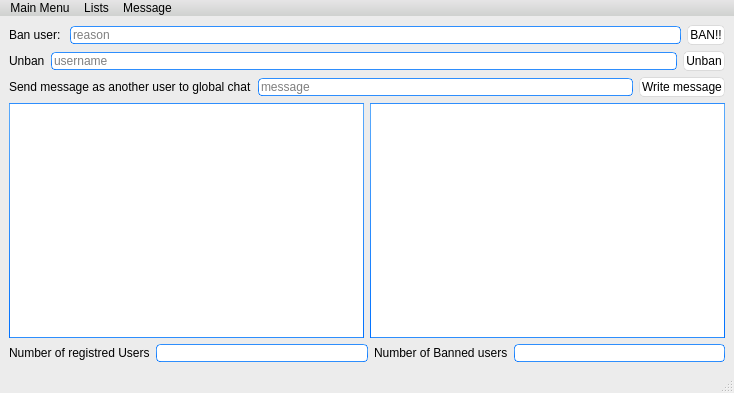
<?xml version="1.0" encoding="UTF-8"?>
<ui version="4.0">
 <class>MainWindow</class>
 <widget class="QMainWindow" name="MainWindow">
  <property name="geometry">
   <rect>
    <x>0</x>
    <y>0</y>
    <width>734</width>
    <height>393</height>
   </rect>
  </property>
  <property name="windowTitle">
   <string>MainWindow</string>
  </property>
  <property name="styleSheet">
   <string notr="true">QMainWindow {
	background-color:#ececec;
}
QTextEdit {
	border-width: 1px;
	border-style: solid;
	border-color: qlineargradient(spread:pad, x1:0.5, y1:1, x2:0.5, y2:0, stop:0 rgba(0, 113, 255, 255), stop:1 rgba(91, 171, 252, 255));
}
QPlainTextEdit {
	border-width: 1px;
	border-style: solid;
	border-color: qlineargradient(spread:pad, x1:0.5, y1:1, x2:0.5, y2:0, stop:0 rgba(0, 113, 255, 255), stop:1 rgba(91, 171, 252, 255));
}
QToolButton {
	border-style: solid;
	border-top-color: qlineargradient(spread:pad, x1:0.5, y1:1, x2:0.5, y2:0, stop:0 rgb(215, 215, 215), stop:1 rgb(222, 222, 222));
	border-right-color: qlineargradient(spread:pad, x1:0, y1:0.5, x2:1, y2:0.5, stop:0 rgb(217, 217, 217), stop:1 rgb(227, 227, 227));
	border-left-color: qlineargradient(spread:pad, x1:0, y1:0.5, x2:1, y2:0.5, stop:0 rgb(227, 227, 227), stop:1 rgb(217, 217, 217));
	border-bottom-color: qlineargradient(spread:pad, x1:0.5, y1:1, x2:0.5, y2:0, stop:0 rgb(215, 215, 215), stop:1 rgb(222, 222, 222));
	border-width: 1px;
	border-radius: 5px;
	color: rgb(0,0,0);
	padding: 2px;
	background-color: rgb(255,255,255);
}
QToolButton:hover{
	border-style: solid;
	border-top-color: qlineargradient(spread:pad, x1:0.5, y1:1, x2:0.5, y2:0, stop:0 rgb(195, 195, 195), stop:1 rgb(222, 222, 222));
	border-right-color: qlineargradient(spread:pad, x1:0, y1:0.5, x2:1, y2:0.5, stop:0 rgb(197, 197, 197), stop:1 rgb(227, 227, 227));
	border-left-color: qlineargradient(spread:pad, x1:0, y1:0.5, x2:1, y2:0.5, stop:0 rgb(227, 227, 227), stop:1 rgb(197, 197, 197));
	border-bottom-color: qlineargradient(spread:pad, x1:0.5, y1:1, x2:0.5, y2:0, stop:0 rgb(195, 195, 195), stop:1 rgb(222, 222, 222));
	border-width: 1px;
	border-radius: 5px;
	color: rgb(0,0,0);
	padding: 2px;
	background-color: rgb(255,255,255);
}
QToolButton:pressed{
	border-style: solid;
	border-top-color: qlineargradient(spread:pad, x1:0.5, y1:1, x2:0.5, y2:0, stop:0 rgb(215, 215, 215), stop:1 rgb(222, 222, 222));
	border-right-color: qlineargradient(spread:pad, x1:0, y1:0.5, x2:1, y2:0.5, stop:0 rgb(217, 217, 217), stop:1 rgb(227, 227, 227));
	border-left-color: qlineargradient(spread:pad, x1:0, y1:0.5, x2:1, y2:0.5, stop:0 rgb(227, 227, 227), stop:1 rgb(217, 217, 217));
	border-bottom-color: qlineargradient(spread:pad, x1:0.5, y1:1, x2:0.5, y2:0, stop:0 rgb(215, 215, 215), stop:1 rgb(222, 222, 222));
	border-width: 1px;
	border-radius: 5px;
	color: rgb(0,0,0);
	padding: 2px;
	background-color: rgb(142,142,142);
}
QPushButton{
	border-style: solid;
	border-top-color: qlineargradient(spread:pad, x1:0.5, y1:1, x2:0.5, y2:0, stop:0 rgb(215, 215, 215), stop:1 rgb(222, 222, 222));
	border-right-color: qlineargradient(spread:pad, x1:0, y1:0.5, x2:1, y2:0.5, stop:0 rgb(217, 217, 217), stop:1 rgb(227, 227, 227));
	border-left-color: qlineargradient(spread:pad, x1:0, y1:0.5, x2:1, y2:0.5, stop:0 rgb(227, 227, 227), stop:1 rgb(217, 217, 217));
	border-bottom-color: qlineargradient(spread:pad, x1:0.5, y1:1, x2:0.5, y2:0, stop:0 rgb(215, 215, 215), stop:1 rgb(222, 222, 222));
	border-width: 1px;
	border-radius: 5px;
	color: rgb(0,0,0);
	padding: 2px;
	background-color: rgb(255,255,255);
}
QPushButton::default{
	border-style: solid;
	border-top-color: qlineargradient(spread:pad, x1:0.5, y1:1, x2:0.5, y2:0, stop:0 rgb(215, 215, 215), stop:1 rgb(222, 222, 222));
	border-right-color: qlineargradient(spread:pad, x1:0, y1:0.5, x2:1, y2:0.5, stop:0 rgb(217, 217, 217), stop:1 rgb(227, 227, 227));
	border-left-color: qlineargradient(spread:pad, x1:0, y1:0.5, x2:1, y2:0.5, stop:0 rgb(227, 227, 227), stop:1 rgb(217, 217, 217));
	border-bottom-color: qlineargradient(spread:pad, x1:0.5, y1:1, x2:0.5, y2:0, stop:0 rgb(215, 215, 215), stop:1 rgb(222, 222, 222));
	border-width: 1px;
	border-radius: 5px;
	color: rgb(0,0,0);
	padding: 2px;
	background-color: rgb(255,255,255);
}
QPushButton:hover{
	border-style: solid;
	border-top-color: qlineargradient(spread:pad, x1:0.5, y1:1, x2:0.5, y2:0, stop:0 rgb(195, 195, 195), stop:1 rgb(222, 222, 222));
	border-right-color: qlineargradient(spread:pad, x1:0, y1:0.5, x2:1, y2:0.5, stop:0 rgb(197, 197, 197), stop:1 rgb(227, 227, 227));
	border-left-color: qlineargradient(spread:pad, x1:0, y1:0.5, x2:1, y2:0.5, stop:0 rgb(227, 227, 227), stop:1 rgb(197, 197, 197));
	border-bottom-color: qlineargradient(spread:pad, x1:0.5, y1:1, x2:0.5, y2:0, stop:0 rgb(195, 195, 195), stop:1 rgb(222, 222, 222));
	border-width: 1px;
	border-radius: 5px;
	color: rgb(0,0,0);
	padding: 2px;
	background-color: rgb(255,255,255);
}
QPushButton:pressed{
	border-style: solid;
	border-top-color: qlineargradient(spread:pad, x1:0.5, y1:1, x2:0.5, y2:0, stop:0 rgb(215, 215, 215), stop:1 rgb(222, 222, 222));
	border-right-color: qlineargradient(spread:pad, x1:0, y1:0.5, x2:1, y2:0.5, stop:0 rgb(217, 217, 217), stop:1 rgb(227, 227, 227));
	border-left-color: qlineargradient(spread:pad, x1:0, y1:0.5, x2:1, y2:0.5, stop:0 rgb(227, 227, 227), stop:1 rgb(217, 217, 217));
	border-bottom-color: qlineargradient(spread:pad, x1:0.5, y1:1, x2:0.5, y2:0, stop:0 rgb(215, 215, 215), stop:1 rgb(222, 222, 222));
	border-width: 1px;
	border-radius: 5px;
	color: rgb(0,0,0);
	padding: 2px;
	background-color: rgb(142,142,142);
}
QPushButton:disabled{
	border-style: solid;
	border-top-color: qlineargradient(spread:pad, x1:0.5, y1:1, x2:0.5, y2:0, stop:0 rgb(215, 215, 215), stop:1 rgb(222, 222, 222));
	border-right-color: qlineargradient(spread:pad, x1:0, y1:0.5, x2:1, y2:0.5, stop:0 rgb(217, 217, 217), stop:1 rgb(227, 227, 227));
	border-left-color: qlineargradient(spread:pad, x1:0, y1:0.5, x2:1, y2:0.5, stop:0 rgb(227, 227, 227), stop:1 rgb(217, 217, 217));
	border-bottom-color: qlineargradient(spread:pad, x1:0.5, y1:1, x2:0.5, y2:0, stop:0 rgb(215, 215, 215), stop:1 rgb(222, 222, 222));
	border-width: 1px;
	border-radius: 5px;
	color: #808086;
	padding: 2px;
	background-color: rgb(142,142,142);
}
QLineEdit {
	border-width: 1px; border-radius: 4px;
	border-style: solid;
	border-color: qlineargradient(spread:pad, x1:0.5, y1:1, x2:0.5, y2:0, stop:0 rgba(0, 113, 255, 255), stop:1 rgba(91, 171, 252, 255));
}
QLabel {
	color: #000000;
}
QLCDNumber {
	color: rgb(0, 113, 255, 255);
}
QProgressBar {
	text-align: center;
	color: rgb(240, 240, 240);
	border-width: 1px; 
	border-radius: 10px;
	border-color: rgb(230, 230, 230);
	border-style: solid;
	background-color:rgb(207,207,207);
}
QProgressBar::chunk {
	background-color: qlineargradient(spread:pad, x1:0.5, y1:1, x2:0.5, y2:0, stop:0 rgba(49, 147, 250, 255), stop:1 rgba(34, 142, 255, 255));
	border-radius: 10px;
}
QMenuBar {
	background-color: qlineargradient(spread:pad, x1:0.5, y1:1, x2:0.5, y2:0, stop:0 rgba(207, 209, 207, 255), stop:1 rgba(230, 229, 230, 255));
}
QMenuBar::item {
	color: #000000;
  	spacing: 3px;
  	padding: 1px 4px;
	background-color: qlineargradient(spread:pad, x1:0.5, y1:1, x2:0.5, y2:0, stop:0 rgba(207, 209, 207, 255), stop:1 rgba(230, 229, 230, 255));
}

QMenuBar::item:selected {
  	background-color: qlineargradient(spread:pad, x1:0.5, y1:1, x2:0.5, y2:0, stop:0 rgba(0, 113, 255, 255), stop:1 rgba(91, 171, 252, 255));
	color: #FFFFFF;
}
QMenu::item:selected {
	border-style: solid;
	border-top-color: transparent;
	border-right-color: transparent;
	border-left-color: qlineargradient(spread:pad, x1:0.5, y1:1, x2:0.5, y2:0, stop:0 rgba(0, 113, 255, 255), stop:1 rgba(91, 171, 252, 255));
	border-bottom-color: transparent;
	border-left-width: 2px;
	color: #000000;
	padding-left:15px;
	padding-top:4px;
	padding-bottom:4px;
	padding-right:7px;
}
QMenu::item {
	border-style: solid;
	border-top-color: transparent;
	border-right-color: transparent;
	border-left-color: transparent;
	border-bottom-color: transparent;
	border-bottom-width: 1px;
	color: #000000;
	padding-left:17px;
	padding-top:4px;
	padding-bottom:4px;
	padding-right:7px;
}
QTabWidget {
	color:rgb(0,0,0);
	background-color:#000000;
}
QTabWidget::pane {
		border-color: rgb(223,223,223);
		background-color:rgb(226,226,226);
		border-style: solid;
		border-width: 2px;
    	border-radius: 6px;
}
QTabBar::tab:first {
	border-style: solid;
	border-left-width:1px;
	border-right-width:0px;
	border-top-width:1px;
	border-bottom-width:1px;
	border-top-color: rgb(209,209,209);
	border-left-color: qlineargradient(spread:pad, x1:0.5, y1:1, x2:0.5, y2:0, stop:0 rgba(209, 209, 209, 209), stop:1 rgba(229, 229, 229, 229));
	border-bottom-color: rgb(229,229,229);
	border-top-left-radius: 4px;
	border-bottom-left-radius: 4px;
	color: #000000;
	padding: 3px;
	margin-left:0px;
	background-color: qlineargradient(spread:pad, x1:0.5, y1:1, x2:0.5, y2:0, stop:0 rgba(247, 247, 247, 255), stop:1 rgba(255, 255, 255, 255));
}
QTabBar::tab:last {
	border-style: solid;
	border-width:1px;
	border-top-color: rgb(209,209,209);
	border-left-color: qlineargradient(spread:pad, x1:0.5, y1:1, x2:0.5, y2:0, stop:0 rgba(209, 209, 209, 209), stop:1 rgba(229, 229, 229, 229));
	border-right-color: qlineargradient(spread:pad, x1:0.5, y1:1, x2:0.5, y2:0, stop:0 rgba(209, 209, 209, 209), stop:1 rgba(229, 229, 229, 229));
	border-bottom-color: rgb(229,229,229);
	border-top-right-radius: 4px;
	border-bottom-right-radius: 4px;
	color: #000000;
	padding: 3px;
	margin-left:0px;
	background-color: qlineargradient(spread:pad, x1:0.5, y1:1, x2:0.5, y2:0, stop:0 rgba(247, 247, 247, 255), stop:1 rgba(255, 255, 255, 255));
}
QTabBar::tab {
	border-style: solid;
	border-top-width:1px;
	border-bottom-width:1px;
	border-left-width:1px;
	border-top-color: rgb(209,209,209);
	border-left-color: qlineargradient(spread:pad, x1:0.5, y1:1, x2:0.5, y2:0, stop:0 rgba(209, 209, 209, 209), stop:1 rgba(229, 229, 229, 229));
	border-bottom-color: rgb(229,229,229);
	color: #000000;
	padding: 3px;
	margin-left:0px;
	background-color: qlineargradient(spread:pad, x1:0.5, y1:1, x2:0.5, y2:0, stop:0 rgba(247, 247, 247, 255), stop:1 rgba(255, 255, 255, 255));
}
QTabBar::tab:selected, QTabBar::tab:last:selected, QTabBar::tab:hover {
  	border-style: solid;
  	border-left-width:1px;
	border-right-color: transparent;
	border-top-color: rgb(209,209,209);
	border-left-color: qlineargradient(spread:pad, x1:0.5, y1:1, x2:0.5, y2:0, stop:0 rgba(209, 209, 209, 209), stop:1 rgba(229, 229, 229, 229));
	border-bottom-color: rgb(229,229,229);
	color: #FFFFFF;
	padding: 3px;
	margin-left:0px;
	background-color: qlineargradient(spread:pad, x1:0.5, y1:1, x2:0.5, y2:0, stop:0 rgba(0, 113, 255, 255), stop:1 rgba(91, 171, 252, 255));
}

QTabBar::tab:selected, QTabBar::tab:first:selected, QTabBar::tab:hover {
  	border-style: solid;
  	border-left-width:1px;
  	border-bottom-width:1px;
  	border-top-width:1px;
	border-right-color: transparent;
	border-top-color: rgb(209,209,209);
	border-left-color: qlineargradient(spread:pad, x1:0.5, y1:1, x2:0.5, y2:0, stop:0 rgba(209, 209, 209, 209), stop:1 rgba(229, 229, 229, 229));
	border-bottom-color: rgb(229,229,229);
	color: #FFFFFF;
	padding: 3px;
	margin-left:0px;
	background-color: qlineargradient(spread:pad, x1:0.5, y1:1, x2:0.5, y2:0, stop:0 rgba(0, 113, 255, 255), stop:1 rgba(91, 171, 252, 255));
}

QCheckBox {
	color: #000000;
	padding: 2px;
}
QCheckBox:disabled {
	color: #808086;
	padding: 2px;
}

QCheckBox:hover {
	border-radius:4px;
	border-style:solid;
	padding-left: 1px;
	padding-right: 1px;
	padding-bottom: 1px;
	padding-top: 1px;
	border-width:1px;
	border-color: transparent;
}
QCheckBox::indicator:checked {

	height: 10px;
	width: 10px;
	border-style:solid;
	border-width: 1px;
	border-color: qlineargradient(spread:pad, x1:0.5, y1:1, x2:0.5, y2:0, stop:0 rgba(0, 113, 255, 255), stop:1 rgba(91, 171, 252, 255));
	color: #000000;
	background-color: qlineargradient(spread:pad, x1:0.5, y1:1, x2:0.5, y2:0, stop:0 rgba(0, 113, 255, 255), stop:1 rgba(91, 171, 252, 255));
}
QCheckBox::indicator:unchecked {

	height: 10px;
	width: 10px;
	border-style:solid;
	border-width: 1px;
	border-color: qlineargradient(spread:pad, x1:0.5, y1:1, x2:0.5, y2:0, stop:0 rgba(0, 113, 255, 255), stop:1 rgba(91, 171, 252, 255));
	color: #000000;
}
QRadioButton {
	color: 000000;
	padding: 1px;
}
QRadioButton::indicator:checked {
	height: 10px;
	width: 10px;
	border-style:solid;
	border-radius:5px;
	border-width: 1px;
	border-color: qlineargradient(spread:pad, x1:0.5, y1:1, x2:0.5, y2:0, stop:0 rgba(0, 113, 255, 255), stop:1 rgba(91, 171, 252, 255));
	color: #a9b7c6;
	background-color: qlineargradient(spread:pad, x1:0.5, y1:1, x2:0.5, y2:0, stop:0 rgba(0, 113, 255, 255), stop:1 rgba(91, 171, 252, 255));
}
QRadioButton::indicator:!checked {
	height: 10px;
	width: 10px;
	border-style:solid;
	border-radius:5px;
	border-width: 1px;
	border-color: qlineargradient(spread:pad, x1:0.5, y1:1, x2:0.5, y2:0, stop:0 rgba(0, 113, 255, 255), stop:1 rgba(91, 171, 252, 255));
	color: #a9b7c6;
	background-color: transparent;
}
QStatusBar {
	color:#027f7f;
}
QSpinBox {
	border-style: solid;
	border-width: 1px;
	border-color: qlineargradient(spread:pad, x1:0.5, y1:1, x2:0.5, y2:0, stop:0 rgba(0, 113, 255, 255), stop:1 rgba(91, 171, 252, 255));
}
QDoubleSpinBox {
	border-style: solid;
	border-width: 1px;
	border-color: qlineargradient(spread:pad, x1:0.5, y1:1, x2:0.5, y2:0, stop:0 rgba(0, 113, 255, 255), stop:1 rgba(91, 171, 252, 255));
}
QTimeEdit {
	border-style: solid;
	border-width: 1px;
	border-color: qlineargradient(spread:pad, x1:0.5, y1:1, x2:0.5, y2:0, stop:0 rgba(0, 113, 255, 255), stop:1 rgba(91, 171, 252, 255));
}
QDateTimeEdit {
	border-style: solid;
	border-width: 1px;
	border-color: qlineargradient(spread:pad, x1:0.5, y1:1, x2:0.5, y2:0, stop:0 rgba(0, 113, 255, 255), stop:1 rgba(91, 171, 252, 255));
}
QDateEdit {
	border-style: solid;
	border-width: 1px;
	border-color: qlineargradient(spread:pad, x1:0.5, y1:1, x2:0.5, y2:0, stop:0 rgba(0, 113, 255, 255), stop:1 rgba(91, 171, 252, 255));
}

QToolBox {
	color: #a9b7c6;
	background-color:#000000;
}
QToolBox::tab {
	color: #a9b7c6;
	background-color:#000000;
}
QToolBox::tab:selected {
	color: #FFFFFF;
	background-color:#000000;
}
QScrollArea {
	color: #FFFFFF;
	background-color:#000000;
}
QSlider::groove:horizontal {
	height: 5px;
	background-color: qlineargradient(spread:pad, x1:0.5, y1:1, x2:0.5, y2:0, stop:0 rgba(49, 147, 250, 255), stop:1 rgba(34, 142, 255, 255));
}
QSlider::groove:vertical {
	width: 5px;
	background-color: qlineargradient(spread:pad, x1:0.5, y1:1, x2:0.5, y2:0, stop:0 rgba(49, 147, 250, 255), stop:1 rgba(34, 142, 255, 255));
}
QSlider::handle:horizontal {
	background: rgb(253,253,253);
	border-style: solid;
	border-width: 1px;
	border-color: rgb(207,207,207);
	width: 12px;
	margin: -5px 0;
	border-radius: 7px;
}
QSlider::handle:vertical {
	background: rgb(253,253,253);
	border-style: solid;
	border-width: 1px;
	border-color: rgb(207,207,207);
	height: 12px;
	margin: 0 -5px;
	border-radius: 7px;
}
QSlider::add-page:horizontal {
    background: rgb(181,181,181);
}
QSlider::add-page:vertical {
    background: rgb(181,181,181);
}
QSlider::sub-page:horizontal {
    background-color: qlineargradient(spread:pad, x1:0.5, y1:1, x2:0.5, y2:0, stop:0 rgba(49, 147, 250, 255), stop:1 rgba(34, 142, 255, 255));
}
QSlider::sub-page:vertical {
    background-color: qlineargradient(spread:pad, y1:0.5, x1:1, y2:0.5, x2:0, stop:0 rgba(49, 147, 250, 255), stop:1 rgba(34, 142, 255, 255));
}
QScrollBar:horizontal {
	max-height: 20px;
	border: 1px transparent grey;
	margin: 0px 20px 0px 20px;
}
QScrollBar:vertical {
	max-width: 20px;
	border: 1px transparent grey;
	margin: 20px 0px 20px 0px;
}
QScrollBar::handle:horizontal {
	background: rgb(253,253,253);
	border-style: solid;
	border-width: 1px;
	border-color: rgb(207,207,207);
	border-radius: 7px;
	min-width: 25px;
}
QScrollBar::handle:horizontal:hover {
	background: rgb(253,253,253);
	border-style: solid;
	border-width: 1px;
	border-color: rgb(147, 200, 200);
	border-radius: 7px;
	min-width: 25px;
}
QScrollBar::handle:vertical {
	background: rgb(253,253,253);
	border-style: solid;
	border-width: 1px;
	border-color: rgb(207,207,207);
	border-radius: 7px;
	min-height: 25px;
}
QScrollBar::handle:vertical:hover {
	background: rgb(253,253,253);
	border-style: solid;
	border-width: 1px;
	border-color: rgb(147, 200, 200);
	border-radius: 7px;
	min-height: 25px;
}
QScrollBar::add-line:horizontal {
   border: 2px transparent grey;
   border-top-right-radius: 7px;
   border-bottom-right-radius: 7px;
   background: rgba(34, 142, 255, 255);
   width: 20px;
   subcontrol-position: right;
   subcontrol-origin: margin;
}
QScrollBar::add-line:horizontal:pressed {
   border: 2px transparent grey;
   border-top-right-radius: 7px;
   border-bottom-right-radius: 7px;
   background: rgb(181,181,181);
   width: 20px;
   subcontrol-position: right;
   subcontrol-origin: margin;
}
QScrollBar::add-line:vertical {
   border: 2px transparent grey;
   border-bottom-left-radius: 7px;
   border-bottom-right-radius: 7px;
   background: rgba(34, 142, 255, 255);
   height: 20px;
   subcontrol-position: bottom;
   subcontrol-origin: margin;
}
QScrollBar::add-line:vertical:pressed {
   border: 2px transparent grey;
   border-bottom-left-radius: 7px;
   border-bottom-right-radius: 7px;
   background: rgb(181,181,181);
   height: 20px;
   subcontrol-position: bottom;
   subcontrol-origin: margin;
}
QScrollBar::sub-line:horizontal {
   border: 2px transparent grey;
   border-top-left-radius: 7px;
   border-bottom-left-radius: 7px;
   background: rgba(34, 142, 255, 255);
   width: 20px;
   subcontrol-position: left;
   subcontrol-origin: margin;
}
QScrollBar::sub-line:horizontal:pressed {
   border: 2px transparent grey;
   border-top-left-radius: 7px;
   border-bottom-left-radius: 7px;
   background: rgb(181,181,181);
   width: 20px;
   subcontrol-position: left;
   subcontrol-origin: margin;
}
QScrollBar::sub-line:vertical {
   border: 2px transparent grey;
   border-top-left-radius: 7px;
   border-top-right-radius: 7px;
   background: rgba(34, 142, 255, 255);
   height: 20px;
   subcontrol-position: top;
   subcontrol-origin: margin;
}
QScrollBar::sub-line:vertical:pressed {
   border: 2px transparent grey;
   border-top-left-radius: 7px;
   border-top-right-radius: 7px;
   background: rgb(181,181,181);
   height: 20px;
   subcontrol-position: top;
   subcontrol-origin: margin;
}
QScrollBar::left-arrow:horizontal {
   border: 1px transparent grey;
   border-top-left-radius: 3px;
   border-bottom-left-radius: 3px;
   width: 6px;
   height: 6px;
   background: white;
}
QScrollBar::right-arrow:horizontal {
   border: 1px transparent grey;
   border-top-right-radius: 3px;
   border-bottom-right-radius: 3px;
   width: 6px;
   height: 6px;
   background: white;
}
QScrollBar::up-arrow:vertical {
   border: 1px transparent grey;
   border-top-left-radius: 3px;
   border-top-right-radius: 3px;
   width: 6px;
   height: 6px;
   background: white;
}
QScrollBar::down-arrow:vertical {
   border: 1px transparent grey;
   border-bottom-left-radius: 3px;
   border-bottom-right-radius: 3px;
   width: 6px;
   height: 6px;
   background: white;
}
QScrollBar::add-page:horizontal, QScrollBar::sub-page:horizontal {
   background: none;
}
QScrollBar::add-page:vertical, QScrollBar::sub-page:vertical {
   background: none;
}</string>
  </property>
  <widget class="QWidget" name="centralwidget">
   <layout class="QVBoxLayout" name="verticalLayout">
    <item>
     <layout class="QHBoxLayout" name="horizontalLayout_2">
      <item>
       <widget class="QLabel" name="label">
        <property name="text">
         <string>Ban user: </string>
        </property>
       </widget>
      </item>
      <item>
       <widget class="QLineEdit" name="banEdit">
        <property name="placeholderText">
         <string>reason</string>
        </property>
       </widget>
      </item>
      <item>
       <widget class="QPushButton" name="banButton">
        <property name="text">
         <string>BAN!!</string>
        </property>
       </widget>
      </item>
     </layout>
    </item>
    <item>
     <layout class="QHBoxLayout" name="horizontalLayout_6">
      <item>
       <widget class="QLabel" name="label_2">
        <property name="text">
         <string>Unban</string>
        </property>
       </widget>
      </item>
      <item>
       <widget class="QLineEdit" name="unbanEdit">
        <property name="placeholderText">
         <string>username</string>
        </property>
       </widget>
      </item>
      <item>
       <widget class="QPushButton" name="unbanButton">
        <property name="text">
         <string>Unban</string>
        </property>
       </widget>
      </item>
     </layout>
    </item>
    <item>
     <layout class="QHBoxLayout" name="horizontalLayout_5">
      <item>
       <widget class="QLabel" name="label_4">
        <property name="text">
         <string>Send message as another user to global chat</string>
        </property>
       </widget>
      </item>
      <item>
       <widget class="QLineEdit" name="usernameMsgEdit">
        <property name="placeholderText">
         <string>message</string>
        </property>
       </widget>
      </item>
      <item>
       <widget class="QPushButton" name="writeMessage">
        <property name="text">
         <string>Write message</string>
        </property>
       </widget>
      </item>
     </layout>
    </item>
    <item>
     <layout class="QHBoxLayout" name="horizontalLayout_4">
      <item>
       <widget class="QTextBrowser" name="commonChatBrowser"/>
      </item>
      <item>
       <widget class="QTextBrowser" name="privateChatBrowser"/>
      </item>
     </layout>
    </item>
    <item>
     <layout class="QHBoxLayout" name="horizontalLayout_3">
      <item>
       <widget class="QLabel" name="label_3">
        <property name="text">
         <string>Number of registred Users</string>
        </property>
       </widget>
      </item>
      <item>
       <widget class="QLineEdit" name="numberUsersRegistredEdit">
        <property name="readOnly">
         <bool>true</bool>
        </property>
       </widget>
      </item>
      <item>
       <widget class="QLabel" name="label_5">
        <property name="text">
         <string>Number of Banned users</string>
        </property>
       </widget>
      </item>
      <item>
       <widget class="QLineEdit" name="numBannedUsersEdit">
        <property name="readOnly">
         <bool>true</bool>
        </property>
       </widget>
      </item>
     </layout>
    </item>
   </layout>
  </widget>
  <widget class="QStatusBar" name="statusbar"/>
  <widget class="QMenuBar" name="menubar">
   <property name="geometry">
    <rect>
     <x>0</x>
     <y>0</y>
     <width>734</width>
     <height>17</height>
    </rect>
   </property>
   <widget class="QMenu" name="menuMain_Menu">
    <property name="title">
     <string>Main Menu</string>
    </property>
    <addaction name="actionOpen_Another_Client"/>
    <addaction name="separator"/>
    <addaction name="actionExit"/>
   </widget>
   <widget class="QMenu" name="menuUser_List">
    <property name="title">
     <string>Lists</string>
    </property>
    <addaction name="actionBanned_List"/>
    <addaction name="actionUser_List"/>
   </widget>
   <widget class="QMenu" name="menuMessage">
    <property name="title">
     <string>Message</string>
    </property>
    <addaction name="actionDelete"/>
   </widget>
   <addaction name="menuMain_Menu"/>
   <addaction name="menuUser_List"/>
   <addaction name="menuMessage"/>
  </widget>
  <action name="actionOpen_Another_Client">
   <property name="text">
    <string>Open Another Client</string>
   </property>
  </action>
  <action name="actionExit">
   <property name="text">
    <string>Exit</string>
   </property>
  </action>
  <action name="actionBanned_List">
   <property name="text">
    <string>Banned List</string>
   </property>
  </action>
  <action name="actionUser_List">
   <property name="text">
    <string>User List</string>
   </property>
  </action>
  <action name="actionDelete">
   <property name="text">
    <string>Message Action</string>
   </property>
  </action>
  <action name="actionEdit">
   <property name="text">
    <string>Edit</string>
   </property>
  </action>
 </widget>
 <resources/>
 <connections/>
</ui>
